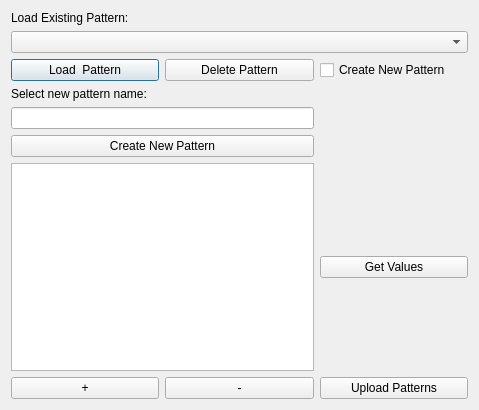
<?xml version="1.0" encoding="UTF-8"?>
<ui version="4.0">
 <class>WateringDemandPatterns</class>
 <widget class="QDialog" name="WateringDemandPatterns">
  <property name="windowModality">
   <enum>Qt::ApplicationModal</enum>
  </property>
  <property name="geometry">
   <rect>
    <x>0</x>
    <y>0</y>
    <width>479</width>
    <height>410</height>
   </rect>
  </property>
  <property name="windowTitle">
   <string>Watering Demand Patterns</string>
  </property>
  <layout class="QGridLayout" name="gridLayout">
   <item row="3" column="0">
    <widget class="QPushButton" name="loadDemandPatterns">
     <property name="text">
      <string>Load  Pattern</string>
     </property>
    </widget>
   </item>
   <item row="5" column="0">
    <widget class="QLabel" name="createPatternLavel">
     <property name="enabled">
      <bool>true</bool>
     </property>
     <property name="text">
      <string>Select new pattern name:</string>
     </property>
    </widget>
   </item>
   <item row="9" column="1">
    <widget class="QPushButton" name="removeValue">
     <property name="text">
      <string>-</string>
     </property>
    </widget>
   </item>
   <item row="7" column="0" colspan="2">
    <widget class="QPushButton" name="createNewButton">
     <property name="text">
      <string>Create New Pattern</string>
     </property>
    </widget>
   </item>
   <item row="9" column="0">
    <widget class="QPushButton" name="newValue">
     <property name="text">
      <string>+</string>
     </property>
    </widget>
   </item>
   <item row="6" column="0" colspan="2">
    <widget class="QLineEdit" name="newPatternLine"/>
   </item>
   <item row="3" column="1">
    <widget class="QPushButton" name="deletePattern">
     <property name="text">
      <string>Delete Pattern</string>
     </property>
    </widget>
   </item>
   <item row="3" column="2">
    <widget class="QCheckBox" name="createCheckBox">
     <property name="text">
      <string>Create New Pattern</string>
     </property>
    </widget>
   </item>
   <item row="8" column="0" colspan="2">
    <widget class="QTableWidget" name="tableWidget"/>
   </item>
   <item row="0" column="0" colspan="3">
    <widget class="QLabel" name="label_2">
     <property name="text">
      <string>Load Existing Pattern:</string>
     </property>
    </widget>
   </item>
   <item row="1" column="0" colspan="3">
    <widget class="QComboBox" name="comboBox"/>
   </item>
   <item row="9" column="2">
    <widget class="QPushButton" name="uploadPatterns">
     <property name="text">
      <string>Upload Patterns</string>
     </property>
    </widget>
   </item>
   <item row="8" column="2">
    <widget class="QPushButton" name="getValues">
     <property name="text">
      <string>Get Values</string>
     </property>
    </widget>
   </item>
  </layout>
 </widget>
 <resources/>
 <connections/>
</ui>
